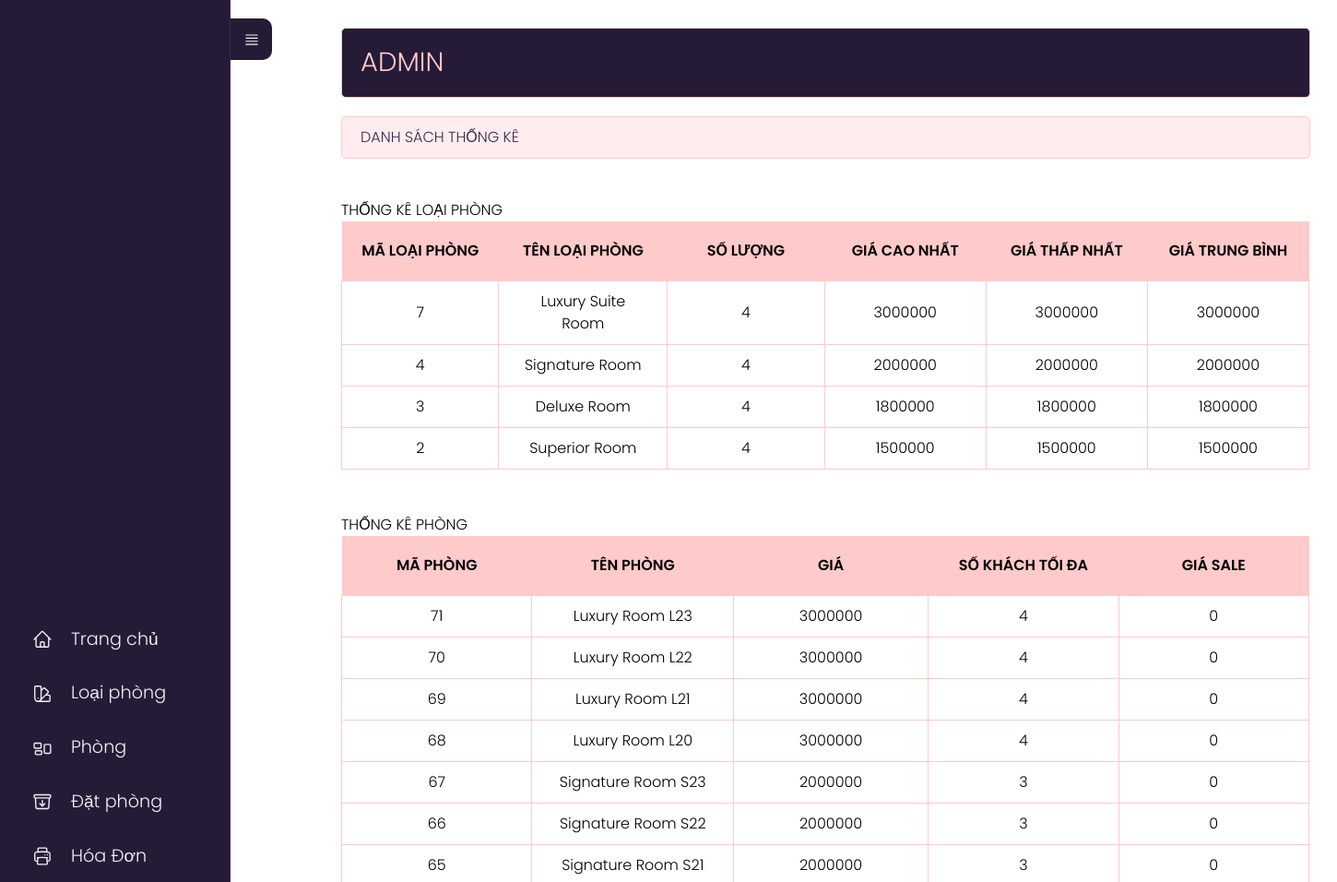
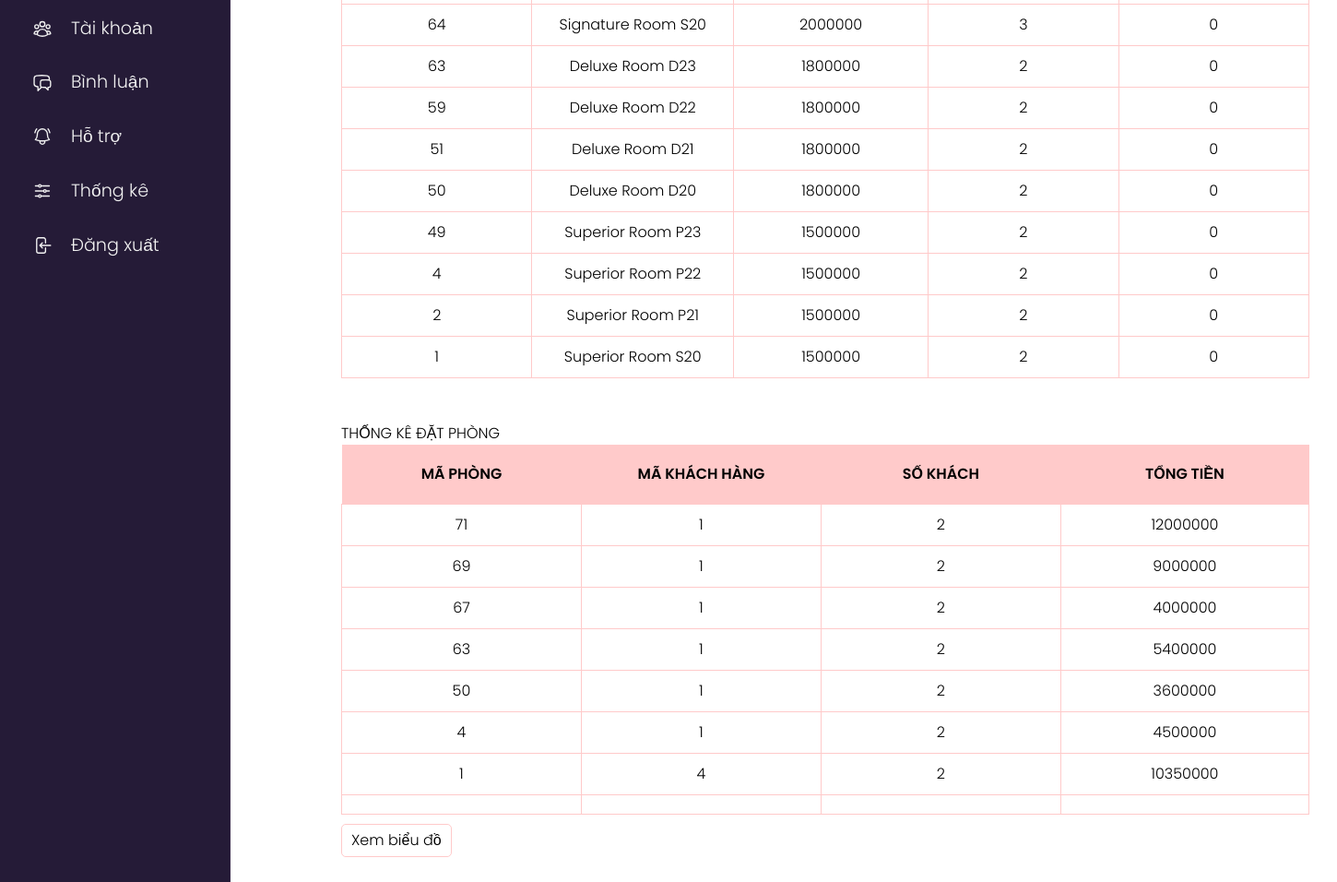
The page /admin/index.php?act=thongke on the database its author committed (2 pictures, top to bottom).
### tables this page shows
CREATE TABLE `loaiphong` (
  `id_loaiphong` int(11) NOT NULL,
  `name_loaiphong` varchar(255) NOT NULL
);

CREATE TABLE `phong` (
  `id_phong` int(11) NOT NULL,
  `name_phong` varchar(255) NOT NULL,
  `price` double(10,2) NOT NULL,
  `price_sale` double(10,2) NOT NULL,
  `sokhach` int(2) NOT NULL,
  `img` varchar(255) NOT NULL,
  `mota` text NOT NULL,
  `id_loaiphong` int(11) NOT NULL
);

### model/pdo.php (called while the page is built, shortened)
<?php
function pdo_get_connection(){
    $dburl = "mysql:host=localhost;dbname=khachsan;charset=utf8";
    $user = 'root';
    $password = '';
    $conn = new PDO($dburl, $user, $password);
    $conn->setAttribute(PDO::ATTR_ERRMODE, PDO::ERRMODE_EXCEPTION);
    return $conn;
}
function pdo_query($sql){
    $sql_args = array_slice(func_get_args(), 1);
    try{
        $conn = pdo_get_connection();
        $stmt = $conn->prepare($sql);
        $stmt->execute($sql_args);
        $rows = $stmt->fetchAll();
        return $rows;
    }
    catch(PDOException $e){
        throw $e;
    }
    finally{
        unset($conn);
    }
}

### model/thongke.php (called while the page is built, shortened)
<?php
    function loadall_thongke_loaiphong(){
        $sql= "select loaiphong.id_loaiphong as malp,loaiphong.name_loaiphong as tenlp, count(phong.id_phong) as countp, min(phong.price) as minprice, max(phong.price) as maxprice, avg(phong.price) as avgprice";
        $sql.=" from phong left join loaiphong on loaiphong.id_loaiphong=phong.id_loaiphong";
        $sql.=" group by loaiphong.id_loaiphong order by loaiphong.id_loaiphong desc";
        $listthongke=pdo_query($sql);
        return $listthongke;
    }
    function loadall_thongke_phong(){
        $sql= "select phong.id_phong as map,phong.name_phong as tenp, phong.price as price, phong.sokhach as sokhach,phong.price_sale as price_sale";
        $sql.=" from phong left join loaiphong on loaiphong.id_loaiphong=phong.id_loaiphong";
        $sql.=" group by phong.id_phong order by phong.id_phong desc";
        $listthongkep=pdo_query($sql);
        return $listthongkep;
    }
    function loadall_thongke_datphong(){
        $sql= "select datphong.id_phong as map,datphong.id_user as tenkh, datphong.sokhach as sokhach, datphong.tongtien as tongtien";
        $sql.=" from phong left join datphong on datphong.id_phong=phong.id_phong";
        $sql.=" group by datphong.id_phong order by datphong.id_phong desc";
        $listthongkedp=pdo_query($sql);
        return $listthongkedp;
    }
?>

### admin/thongke/list.php (the view)
<div class="row">
    <div class="row mb headeradmin" style="width:143%;">
        <h1 style="padding: 15px 0;">ADMIN </h1>
    </div>
    <div class="row formtittle" style="width:143%;">
        <h3>DANH SÁCH THỐNG KÊ</h3>
    </div>
    <div class="row formcontent">
        <form action="index.php?act=thongke" method="post">
            <div class="row mb10 formdshanghoa" style="width:1050px;"><br>
                <h3>THỐNG KÊ LOẠI PHÒNG</h3>
                <table>
                    <tr>
                        <th>MÃ LOẠI PHÒNG</th>
                        <th>TÊN LOẠI PHÒNG</th>
                        <th>SỐ LƯỢNG</th>
                        <th>GIÁ CAO NHẤT</th>
                        <th>GIÁ THẤP NHẤT</th>
                        <th>GIÁ TRUNG BÌNH</th>
                    </tr>
                    <?php
                    foreach ($listthongke as $thongke) {
                        extract($thongke);
                        echo '<tr>
                                        <td>' . $malp . '</td>
                                        <td>' . $tenlp . '</td>
                                        <td>' . $countp . '</td>
                                        <td>' . $maxprice . '</td>
                                        <td>' . $minprice . '</td>
                                        <td>' . $avgprice . '</td>
                                    </tr>';
                    }
                    ?>
                </table><br><br>
                <h3>THỐNG KÊ PHÒNG</h3>
                <table>
                    <tr>
                        <th>MÃ PHÒNG</th>
                        <th>TÊN PHÒNG</th>
                        <th>GIÁ</th>
                        <th>SỐ KHÁCH TỐI ĐA</th>
                        <th>GIÁ SALE</th>
                    </tr>
                    <?php
                    foreach ($listthongkep as $thongke) {
                        extract($thongke);
                        echo '<tr>
                                        <td>' . $map . '</td>
                                        <td>' . $tenp . '</td>
                                        <td>' . $price . '</td>
                                        <td>' . $sokhach . '</td>
                                        <td>' . $price_sale . '</td>
                                    </tr>';
                    }
                    ?>
                </table><br><br>
                <h3>THỐNG KÊ ĐẶT PHÒNG</h3>
                <table>
                    <tr>
                        <th>MÃ PHÒNG</th>
                        <th>MÃ KHÁCH HÀNG</th>
                        <th>SỐ KHÁCH</th>
                        <th>TỔNG TIỀN</th>
                    </tr>
                    <?php
                    foreach ($listthongkedp as $thongke) {
                        extract($thongke);
                        echo '<tr>
                                        <td>' . $map . '</td>
                                        <td>' . $tenkh . '</td>
                                        <td>' . $sokhach . '</td>
                                        <td>' . $tongtien . '</td>
                                    </tr>';
                    }
                    ?>
                </table>
            </div>
            <div class="row mb10">
                <a href="index.php?act=bieudo"><input type="button" value="Xem biểu đồ"></a>
            </div>
        </form>
    </div>
</div>
</div>

### view_demo/css/styleadmin.css (style rules this page uses)
* { padding: 0; margin: 0; box-sizing: border-box; font-family: 'Poppins', sans-serif; font-weight: 300; }
body { position: relative; width: 100%; min-height: 150vh; }
.row { float: left; width: 70%; }
.mb { margin-bottom: 20px; }
.mb10 { margin-bottom: 10px; }
.formtk input[type="submit"], .formcontent input[type="submit"], .formcontent input[type="reset"], .formcontent input[type="button"] { border-radius: 5px; padding: 5px 10px; background-color: #ffffff; border: 1px solid #FFCACA; }
.headeradmin { background-color: #251B37; border: 1px solid #FFCACA; color: #FFCACA; border-radius: 5px; padding: 0px 20px; width: 70%; }
.headeradmin h1 { font-size: 2vw; }
.formtittle { background-color: #FFECEF; border: 1px solid #FFCACA; color: #372948; border-radius: 5px; padding: 10px 20px; }
.formcontent { padding: 20px 0; }
table tr th { font-weight: 600; }
.formdshanghoa table { width: 100%; border-collapse: collapse; }
.formdshanghoa table th:nth-child(1) { width: 10%; padding: 20px; background-color: #FFCACA; }
.formdshanghoa table th:nth-child(2) { width: 10%; background-color: #FFCACA; }
.formdshanghoa table th:nth-child(3) { width: 10%; background-color: #FFCACA; }
.formdshanghoa table th:nth-child(4) { width: 10%; background-color: #FFCACA; }
.formdshanghoa table th:nth-child(5) { width: 10%; background-color: #FFCACA; }
.formdshanghoa table th:nth-child(6) { width: 10%; background-color: #FFCACA; }
.formdshanghoa table td { border: 1px solid #FFCACA; padding: 10px 20px; text-align: center; }

### rows shown on the page
loaiphong: id_loaiphong "7", name_loaiphong "Luxury Suite Room", countp "4", maxprice "3000000", minprice "3000000", avgprice "3000000"
loaiphong: id_loaiphong "4", name_loaiphong "Signature Room", countp "4", maxprice "2000000", minprice "2000000", avgprice "2000000"
loaiphong: id_loaiphong "3", name_loaiphong "Deluxe Room", countp "4", maxprice "1800000", minprice "1800000", avgprice "1800000"
loaiphong: id_loaiphong "2", name_loaiphong "Superior Room", countp "4", maxprice "1500000", minprice "1500000", avgprice "1500000"
phong: id_phong "71", name_phong "Luxury Room L23", price "3000000", sokhach "4", price_sale "0"
phong: id_phong "70", name_phong "Luxury Room L22", price "3000000", sokhach "4", price_sale "0"
phong: id_phong "69", name_phong "Luxury Room L21", price "3000000", sokhach "4", price_sale "0"
phong: id_phong "68", name_phong "Luxury Room L20", price "3000000", sokhach "4", price_sale "0"
phong: id_phong "67", name_phong "Signature Room S23", price "2000000", sokhach "3", price_sale "0"
phong: id_phong "66", name_phong "Signature Room S22", price "2000000", sokhach "3", price_sale "0"
phong: id_phong "65", name_phong "Signature Room S21", price "2000000", sokhach "3", price_sale "0"
phong: id_phong "64", name_phong "Signature Room S20", price "2000000", sokhach "3", price_sale "0"
phong: id_phong "63", name_phong "Deluxe Room D23", price "1800000", sokhach "2", price_sale "0"
phong: id_phong "59", name_phong "Deluxe Room D22", price "1800000", sokhach "2", price_sale "0"
phong: id_phong "51", name_phong "Deluxe Room D21", price "1800000", sokhach "2", price_sale "0"
phong: id_phong "50", name_phong "Deluxe Room D20", price "1800000", sokhach "2", price_sale "0"
phong: id_phong "49", name_phong "Superior Room P23", price "1500000", sokhach "2", price_sale "0"
phong: id_phong "4", name_phong "Superior Room P22", price "1500000", sokhach "2", price_sale "0"
phong: id_phong "2", name_phong "Superior Room P21", price "1500000", sokhach "2", price_sale "0"
phong: id_phong "1", name_phong "Superior Room S20", price "1500000", sokhach "2", price_sale "0"

### other values the page prints
$map "71"
$tenkh "1"
$sokhach "2"
$tongtien "12000000"
$map "69"
$tongtien "9000000"
$map "67"
$tongtien "4000000"
$map "63"
$tongtien "5400000"
$map "50"
$tongtien "3600000"
$map "4"
$tongtien "4500000"
$map "1"
